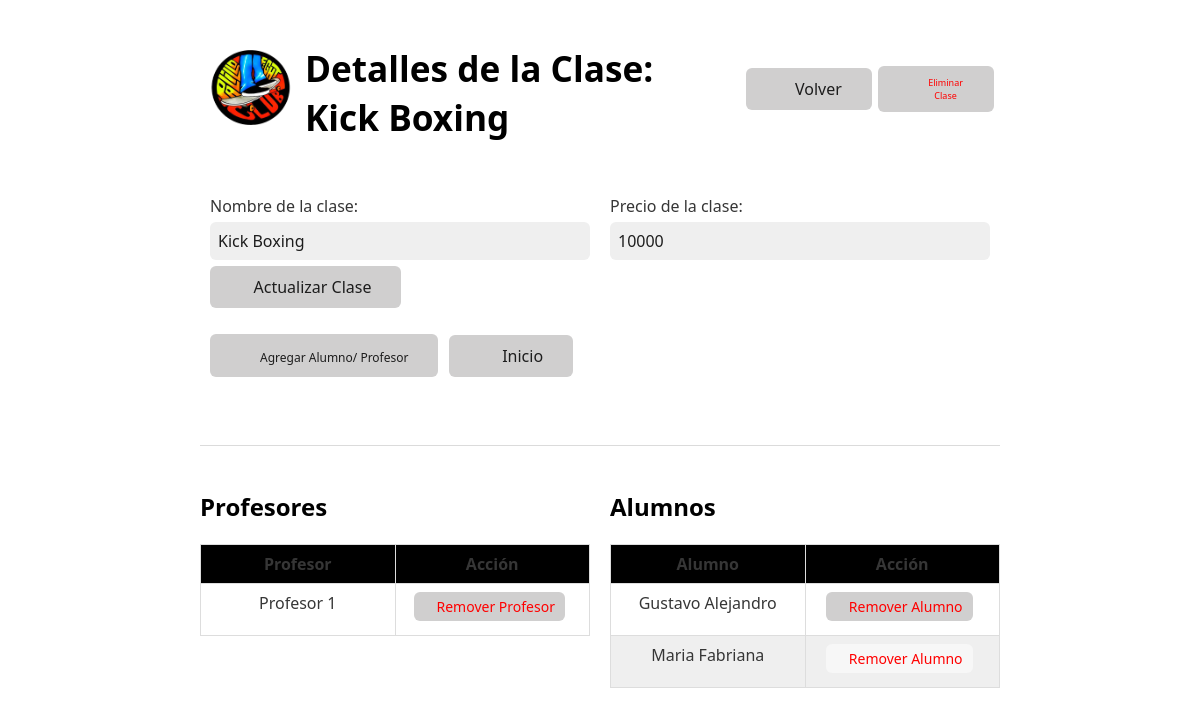
Screenshot of /controllers/detalle_clase_controller.php?id_class=10 (signed in) with the database file from the repository.
### tables this page shows
CREATE TABLE `classes` (
  `id_class` int(255) NOT NULL,
  `name_class` text NOT NULL COMMENT 'Nombre de la clase',
  `price_class` int(255) NOT NULL COMMENT 'Precio de la clase'
);

CREATE TABLE `users` (
  `id_user` int(255) NOT NULL,
  `rfid` longtext NOT NULL COMMENT 'Serial tarjeta de acceso',
  `dni` int(8) NOT NULL,
  `user_name` varchar(75) NOT NULL,
  `user_surname` varchar(75) DEFAULT NULL,
  `password` text DEFAULT NULL,
  `birth_day` date DEFAULT NULL,
  `email` text DEFAULT NULL,
  `phone_number` int(13) DEFAULT NULL,
  `asset` tinyint(1) NOT NULL DEFAULT 1 COMMENT 'Define si el Usuario\r\nse encuentra activo\r\n1 = Activo; 0 = Inactivo',
  `type_user` int(255) NOT NULL DEFAULT 2 COMMENT '1 - PROFESOR\r\n2 - ALUMNO\r\n3 - ADMINISTRADOR'
);

### controllers/detalle_clase_controller.php (called while the page is built, shortened)
<?php
require_once '../models/clase_model.php';
require_once '../models/user_model.php';
$user = new User();
$clase = new Clase();
$claseProfe = new ClaseProfesor();
$claseAlumno = new ClaseAlumno();
$id_class = isset($_GET['id_class']) ? $_GET['id_class'] : '';
$clase_data = $clase->getClaseById($id_class);
$profesores_por_clase = $claseProfe->getClaseProfesorByIdClass($id_class);
$alumnos_por_clase = $claseAlumno->getClaseAlumnoByIdClass($id_class);
$profesores = [];
$clientes = [];
if (!empty($profesores_por_clase)) {
  foreach ($profesores_por_clase as $profesor_por_clase) {
    array_push($profesores, $user->getUserByID($profesor_por_clase->id_user));
  }
}
if (!empty($alumnos_por_clase)) {
  foreach ($alumnos_por_clase as $alumno_por_clase) {
    array_push($clientes, $user->getUserByID($alumno_por_clase->id_user));
  }
}
include '../views/clase_view.php';

### models/conexion_model.php (called while the page is built, shortened)
<?php
class Database {
  private $pdo;
  public function __construct() {
    $this->host = getenv('MYSQL_DB_HOST') ?? 'mysql';
    $this->database = getenv('MYSQL_DB_NAME') ?? '';
    $this->username = getenv('MYSQL_DB_USER') ?? '';
    $this->password = getenv('MYSQL_DB_PASSWORD') ?? '';
    try {
      $this->pdo = new PDO("mysql:host={$this->host};dbname={$this->database}", $this->username, $this->password);
      $this->pdo->setAttribute(PDO::ATTR_ERRMODE, PDO::ERRMODE_EXCEPTION);
    } catch (PDOException $e) {
      echo "Error de conexión: " . $e->getMessage();
      die();
    }
  }
  public function getConnection() {
    return $this->pdo;
  }
}
?>

### models/clase_model.php (called while the page is built, shortened)
<?php
require_once 'conexion_model.php';
class Clase {
  private $pdo;
  public function __construct() {
    $this->database = new Database();
    $this->pdo = $this->database->getConnection();
  }
  public function getClaseById($id) {
    try {
      $sql = 'SELECT * FROM classes WHERE id_class = :id_class';
      $stmt = $this->pdo->prepare($sql);
      $stmt->bindParam(':id_class', $id, PDO::PARAM_INT);
      $stmt->execute();
      return $stmt->fetch(PDO::FETCH_OBJ);
    } catch (PDOException $e) {
      return false;
    }
  }
}
?>

### models/user_model.php (called while the page is built, shortened)
<?php
require_once 'conexion_model.php';
class User {
  private $pdo;
  public function __construct() {
    $this->database = new Database();
    $this->pdo = $this->database->getConnection();
  }
  public function getUserByID(string $id_user) {
    try {
      $stmt = $this->pdo->query("SELECT * FROM `users` WHERE `id_user` = $id_user");
      return $stmt->fetch(PDO::FETCH_ASSOC);
    } catch (PDOException $e) {
      return false;
    }
  }
}
?>

### views/clase_view.php (the view, shortened to what this page needs)
<!DOCTYPE html>
<html lang="es">
<head>
  <link rel="stylesheet" href="../public/css/water.css">
  <link rel="stylesheet" href="../public/css/estilos.css">
</head>
<body>
  <div class="cabecera">
    <img src="../public/img/logo.png" alt="logo.png" width="100" height="100">
    <h1 style="padding-right: 40px;" >Detalles de la Clase: <?php echo $clase_data->name_class?></h1>
    <button onclick="window.location.href='../controllers/lista_clases_controller.php'">
      <i style="padding-right: 10px; padding-top: 6px" class="fas fa-undo-alt"></i>
      Volver
    </button>
    <button style="color: red; font-size: 9px;" onclick="window.location.href='../controllers/baja_clase_controller.php?id_class=<?php echo urlencode($clase_data->id_class); ?>'">
      <i style="color: red; padding-right: 10px; padding-top: 6px" class="fas fa-trash"></i>
      Eliminar Clase
    </button>
  </div>
  <div class="detalle-clase">
    <?php if ($clase_data): ?>
      <form id="form-datos-clase" action="../controllers/actualizar_clase_controller.php" method="post" class="form-container">
        <div class="form-group">
          <label for="name_class">Nombre de la clase:</label>
          <input type="text" id="name_class" name="name_class" value="<?php echo htmlspecialchars($clase_data->name_class); ?>">
          <button type="submit">
            <i class="fas fa-sync-alt"></i>
            Actualizar Clase
          </button>
        </div>
        <div class="form-group">
          <label for="precio">Precio de la clase:</label>
          <input type="text" id="precio" name="precio" value="<?php echo htmlspecialchars($clase_data->price_class); ?>" required>
        </div>
      </form>
      <div class="form-group">
        <div class="botonera-1">
          <i class="fas fa-user-plus"></i>
          <button style="font-size: 12px; padding-top: 15px; padding-bottom: 11px" id="cargar_alumno_profesor">Agregar Alumno/ Profesor</button>
        </div>
        <button onclick="location.href='../views/dashboard_view.php'">
          <i style="padding-right: 10px;" class="fas fa-home"></i>
          Inicio
        </button>
      </div>
        <?php if (isset($profesores) || isset($clientes)): ?>
        <hr>
        <div class="tabla-container">
          <div class="tabla">
          <h2>Profesores</h2>
            <table id="profesores-table">
              <thead>
                <tr>
                  <th>Profesor</th>
                  <th>Acción</th>
                </tr>
              </thead>
              <tbody>
                <?php foreach ($profesores as $profesor): ?>
                  <tr>
                    <td><?php echo $profesor['user_name']; ?></td>
                    <td>
                      <button style="color: red" class="button_small" onclick="window.location.href='../controllers/baja_profesor_clase_controller.php?id_profesor=<?php echo urlencode($profesor['id_user']); ?>&id_clase=<?php echo urlencode($clase_data->id_class); ?>'">
                        <i style="color: red" class="fas fa-trash"></i>
                        Remover Profesor
                      </button>
                    </td>
                  </tr>
                <?php endforeach; ?>
              </tbody>
            </table>
          </div>
          <div class="tabla">
          <h2>Alumnos</h2>
            <table id="alumnos-table">
              <thead>
                <tr>
                  <th>Alumno</th>
                  <th>Acción</th>
                </tr>
              </thead>
              <tbody>
                <?php foreach ($clientes as $cliente): ?>
                  <tr>
                    <td><?php echo $cliente['user_name']; ?></td>
                    <td>
                      <button style="color: red" class="button_small" onclick="window.location.href='../controllers/baja_alumno_clase_controller.php?id_alumno=<?php echo urlencode($cliente['id_user']); ?>&id_clase=<?php echo urlencode($clase_data->id_class); ?>'">
                        <i style="color: red" class="fas fa-trash"></i>
                        Remover Alumno
                      </button>
                    </td>
                  </tr>
                <?php endforeach; ?>
              </tbody>
            </table>
          </div>
        </div>
      <?php endif; ?>
    <?php else: ?>
      <p>No se encontraron datos para clase.</p>
    <?php endif; ?>
  </div>
</body>
</html>

### public/css/water.css (style rules this page uses)
:root { --background-body: #fff; --background: #efefef; --background-alt: #f7f7f7; --selection: #9e9e9e; --text-main: #363636; --text-bright: #000; --text-muted: #70777f; --links: #0076d1; --focus: #0096bfab; --border: #dbdbdb; --code: #000; --animation-duration: 0.1s; --button-base: #d0cfcf; --button-hover: #9b9b9b; --scrollbar-thumb: rgb(170, 170, 170); --scrollbar-thumb-hover: var(--button-hover); --form-placeholder: #949494; --form-text: #1d1d1d; --variable: #39a33c; --highlight: #ff0; }
html { scrollbar-color: rgb(170, 170, 170) #fff; scrollbar-color: var(--scrollbar-thumb) var(--background-body); scrollbar-width: thin; }
body { font-family: system-ui, -apple-system, BlinkMacSystemFont, 'Segoe UI', 'Roboto', 'Oxygen', 'Ubuntu', 'Cantarell', 'Fira Sans', 'Droid Sans', 'Helvetica Neue', 'Segoe UI Emoji', 'Apple Color Emoji', 'Noto Color Emoji', sans-serif; line-height: 1.4; max-width: 800px; margin: 20px auto; padding: 0 10px; word-wrap: break-word; color: #363636; color: var(--text-main); background: #fff; background: var(--background-body); text-rendering: optimizeLegibility; }
button { transition: background-color 0.1s linear, border-color 0.1s linear, color 0.1s linear, box-shadow 0.1s linear, transform 0.1s ease; transition: background-color var(--animation-duration) linear, border-color var(--animation-duration) linear, color var(--animation-duration) linear, box-shadow var(--animation-duration) linear, transform var(--animation-duration) ease; }
input { transition: background-color 0.1s linear, border-color 0.1s linear, color 0.1s linear, box-shadow 0.1s linear, transform 0.1s ease; transition: background-color var(--animation-duration) linear, border-color var(--animation-duration) linear, color var(--animation-duration) linear, box-shadow var(--animation-duration) linear, transform var(--animation-duration) ease; }
h1 { font-size: 2.2em; margin-top: 0; }
h1, h2, h3, h4, h5, h6 { margin-bottom: 12px; margin-top: 24px; }
h1 { color: #000; color: var(--text-bright); }
h2 { color: #000; color: var(--text-bright); }
h1, h2, h3, h4, h5, h6, b, strong, th { font-weight: 600; }
button, select, input[type='submit'], input[type='reset'], input[type='button'], input[type='checkbox'], input[type='range'], input[type='radio'] { cursor: pointer; }
input, select { display: block; }
input { color: #1d1d1d; color: var(--form-text); background-color: #efefef; background-color: var(--background); font-family: inherit; font-size: inherit; margin-right: 6px; margin-bottom: 6px; padding: 10px; border: none; border-radius: 6px; outline: none; }
button { color: #1d1d1d; color: var(--form-text); background-color: #efefef; background-color: var(--background); font-family: inherit; font-size: inherit; margin-right: 6px; margin-bottom: 6px; padding: 10px; border: none; border-radius: 6px; outline: none; }
button { background-color: #d0cfcf; background-color: var(--button-base); padding-right: 30px; padding-left: 30px; }
input { vertical-align: top; }
label { vertical-align: middle; margin-bottom: 4px; display: inline-block; }
input:not([type='checkbox']):not([type='radio']), input[type='range'], select, button, textarea { -webkit-appearance: none; }
::placeholder { color: #949494; color: var(--form-placeholder); }
img, video { max-width: 100%; height: auto; }
hr { border: none; border-top: 1px solid #dbdbdb; border-top: 1px solid var(--border); }
table { border-collapse: collapse; margin-bottom: 10px; width: 100%; table-layout: fixed; }
td, th { padding: 6px; text-align: left; vertical-align: top; word-wrap: break-word; }
thead { border-bottom: 1px solid #dbdbdb; border-bottom: 1px solid var(--border); }
tbody tr:nth-child(even) { background-color: #efefef; background-color: var(--background); }
tbody tr:nth-child(even) button { background-color: #f7f7f7; background-color: var(--background-alt); }

### rows the page displays
classes: name_class "Kick Boxing", precio "10000"
users: user_name "Profesor 1"
users: user_name "Gustavo Alejandro"
users: user_name "Maria Fabriana"
